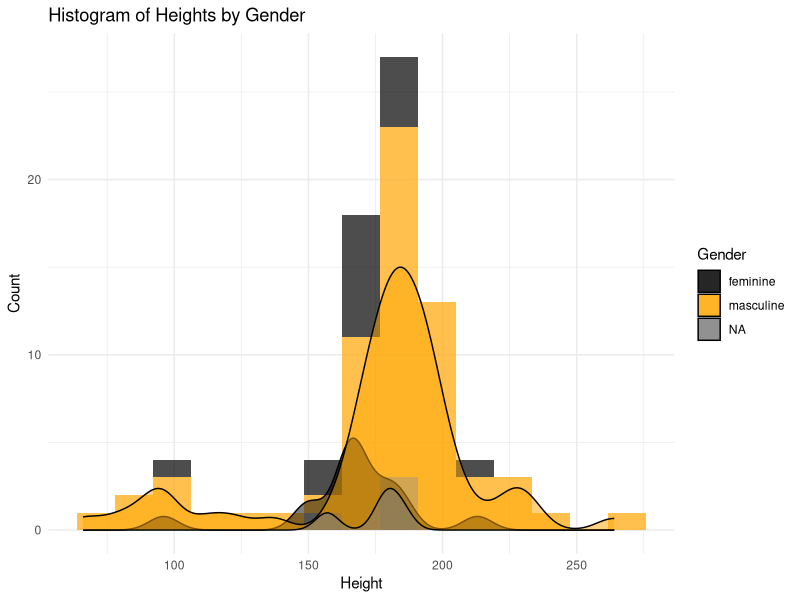

The R script that drew this image:
## ---- chunk 1
# py_install(c("pandas", "numpy", "scikit-learn",
#              "matplotlib", "seaborn", "jupyter"))
## ---- chunk 2
library(tidyverse)
library(ggplot2)
data("starwars")
head(starwars)
## ---- chunk 3
starwars_smaller <- starwars %>% 
  select(name, height, species, gender) %>% 
  drop_na(height)
head(starwars_smaller)
## ---- chunk 4
summary(starwars_smaller$height)
## ---- chunk 5
starwars_smaller %>% 
  ggplot(aes(x = height, fill = gender)) +
  geom_histogram(bins = 15, alpha = 0.7) +
  labs(title = "Histogram of Heights by Gender",
       x = "Height",
       y = "Count",
       fill = "Gender") +
  theme_minimal() + 
  geom_density(aes(y = after_stat(count) * (15 / max(after_stat(count)))), position = "identity", alpha = 0.5) +
  scale_fill_manual(values=c("black", "orange"))
